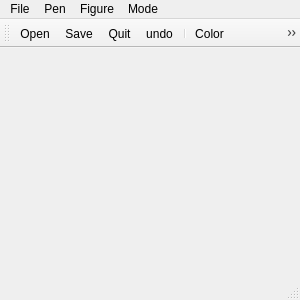
<?xml version="1.0" encoding="UTF-8"?>
<ui version="4.0">
 <class>MainWindow</class>
 <widget class="QMainWindow" name="MainWindow">
  <property name="geometry">
   <rect>
    <x>0</x>
    <y>0</y>
    <width>300</width>
    <height>300</height>
   </rect>
  </property>
  <property name="minimumSize">
   <size>
    <width>300</width>
    <height>300</height>
   </size>
  </property>
  <property name="windowTitle">
   <string>MainWindow</string>
  </property>
  <widget class="QWidget" name="centralWidget"/>
  <widget class="QMenuBar" name="menuBar">
   <property name="geometry">
    <rect>
     <x>0</x>
     <y>0</y>
     <width>300</width>
     <height>25</height>
    </rect>
   </property>
   <widget class="QMenu" name="menuFile">
    <property name="title">
     <string>File</string>
    </property>
    <addaction name="actionOpen"/>
    <addaction name="actionSave"/>
    <addaction name="actionQuit"/>
    <addaction name="actionUndo"/>
   </widget>
   <widget class="QMenu" name="menuPen">
    <property name="title">
     <string>Pen</string>
    </property>
    <addaction name="actionColor"/>
    <addaction name="actionSmall_Point"/>
    <addaction name="actionMedium_Point"/>
    <addaction name="actionBig_Point"/>
    <addaction name="actionSolidLine"/>
    <addaction name="actionDashLine"/>
    <addaction name="actionDotLine"/>
   </widget>
   <widget class="QMenu" name="menuFigure">
    <property name="title">
     <string>Figure</string>
    </property>
    <addaction name="actionLine"/>
    <addaction name="actionRectangle"/>
    <addaction name="actionEllipse"/>
   </widget>
   <widget class="QMenu" name="menuMode">
    <property name="title">
     <string>Mode</string>
    </property>
    <addaction name="actionDraw"/>
    <addaction name="actionEdit"/>
   </widget>
   <addaction name="menuFile"/>
   <addaction name="menuPen"/>
   <addaction name="menuFigure"/>
   <addaction name="menuMode"/>
  </widget>
  <widget class="QStatusBar" name="statusBar"/>
  <widget class="QToolBar" name="toolBar">
   <property name="windowTitle">
    <string>toolBar</string>
   </property>
   <attribute name="toolBarArea">
    <enum>TopToolBarArea</enum>
   </attribute>
   <attribute name="toolBarBreak">
    <bool>false</bool>
   </attribute>
   <addaction name="actionOpen"/>
   <addaction name="actionSave"/>
   <addaction name="actionQuit"/>
   <addaction name="actionUndo"/>
   <addaction name="separator"/>
   <addaction name="actionColor"/>
   <addaction name="actionSmall_Point"/>
   <addaction name="actionMedium_Point"/>
   <addaction name="actionBig_Point"/>
   <addaction name="separator"/>
   <addaction name="actionSolidLine"/>
   <addaction name="actionDashLine"/>
   <addaction name="actionDotLine"/>
   <addaction name="separator"/>
   <addaction name="actionLine"/>
   <addaction name="actionRectangle"/>
   <addaction name="actionEllipse"/>
   <addaction name="separator"/>
   <addaction name="actionClear"/>
  </widget>
  <action name="actionOpen">
   <property name="icon">
    <iconset resource="res.qrc">
     <normaloff>:/images/open.png</normaloff>:/images/open.png</iconset>
   </property>
   <property name="text">
    <string>Open</string>
   </property>
   <property name="shortcut">
    <string>Ctrl+O</string>
   </property>
  </action>
  <action name="actionSave">
   <property name="icon">
    <iconset resource="res.qrc">
     <normaloff>:/images/save.png</normaloff>:/images/save.png</iconset>
   </property>
   <property name="text">
    <string>Save</string>
   </property>
   <property name="shortcut">
    <string>Ctrl+S</string>
   </property>
  </action>
  <action name="actionQuit">
   <property name="icon">
    <iconset resource="res.qrc">
     <normaloff>:/images/quit.png</normaloff>:/images/quit.png</iconset>
   </property>
   <property name="text">
    <string>Quit</string>
   </property>
   <property name="shortcut">
    <string>Ctrl+Q</string>
   </property>
  </action>
  <action name="actionColor">
   <property name="icon">
    <iconset resource="res.qrc">
     <normaloff>:/images/color.png</normaloff>:/images/color.png</iconset>
   </property>
   <property name="text">
    <string>Color</string>
   </property>
   <property name="shortcut">
    <string>Ctrl+C</string>
   </property>
  </action>
  <action name="actionSmall_Point">
   <property name="icon">
    <iconset resource="res.qrc">
     <normaloff>:/images/smallPoint.png</normaloff>:/images/smallPoint.png</iconset>
   </property>
   <property name="text">
    <string>Small Point</string>
   </property>
   <property name="shortcut">
    <string>Ctrl+1</string>
   </property>
  </action>
  <action name="actionMedium_Point">
   <property name="icon">
    <iconset resource="res.qrc">
     <normaloff>:/images/mediumPoint.png</normaloff>:/images/mediumPoint.png</iconset>
   </property>
   <property name="text">
    <string>Medium Point</string>
   </property>
   <property name="shortcut">
    <string>Ctrl+2</string>
   </property>
  </action>
  <action name="actionBig_Point">
   <property name="icon">
    <iconset resource="res.qrc">
     <normaloff>:/images/bigPoint.png</normaloff>:/images/bigPoint.png</iconset>
   </property>
   <property name="text">
    <string>Big Point</string>
   </property>
   <property name="shortcut">
    <string>Ctrl+3</string>
   </property>
  </action>
  <action name="actionLine">
   <property name="icon">
    <iconset resource="res.qrc">
     <normaloff>:/images/solidLine.png</normaloff>:/images/solidLine.png</iconset>
   </property>
   <property name="text">
    <string>Line</string>
   </property>
   <property name="shortcut">
    <string>Ctrl+L</string>
   </property>
  </action>
  <action name="actionRectangle">
   <property name="icon">
    <iconset resource="res.qrc">
     <normaloff>:/images/rectangle.png</normaloff>:/images/rectangle.png</iconset>
   </property>
   <property name="text">
    <string>Rectangle</string>
   </property>
   <property name="shortcut">
    <string>Ctrl+R</string>
   </property>
  </action>
  <action name="actionEllipse">
   <property name="icon">
    <iconset resource="res.qrc">
     <normaloff>:/images/ellipse.png</normaloff>:/images/ellipse.png</iconset>
   </property>
   <property name="text">
    <string>Ellipse</string>
   </property>
   <property name="shortcut">
    <string>Ctrl+E</string>
   </property>
  </action>
  <action name="actionDraw">
   <property name="text">
    <string>Draw</string>
   </property>
   <property name="shortcut">
    <string>Ctrl+D</string>
   </property>
  </action>
  <action name="actionEdit">
   <property name="text">
    <string>Edit</string>
   </property>
   <property name="shortcut">
    <string>Ctrl+E</string>
   </property>
  </action>
  <action name="actionClear">
   <property name="icon">
    <iconset resource="res.qrc">
     <normaloff>:/images/clear.jpg</normaloff>:/images/clear.jpg</iconset>
   </property>
   <property name="text">
    <string>Clear</string>
   </property>
   <property name="shortcut">
    <string>Ctrl+N</string>
   </property>
  </action>
  <action name="actionSolidLine">
   <property name="icon">
    <iconset resource="res.qrc">
     <normaloff>:/images/solidLine.png</normaloff>:/images/solidLine.png</iconset>
   </property>
   <property name="text">
    <string>solidLine</string>
   </property>
   <property name="shortcut">
    <string>Ctrl+4</string>
   </property>
  </action>
  <action name="actionDashLine">
   <property name="icon">
    <iconset resource="res.qrc">
     <normaloff>:/images/dashLine.png</normaloff>:/images/dashLine.png</iconset>
   </property>
   <property name="text">
    <string>dashLine</string>
   </property>
   <property name="shortcut">
    <string>Ctrl+5</string>
   </property>
  </action>
  <action name="actionDotLine">
   <property name="icon">
    <iconset resource="res.qrc">
     <normaloff>:/images/dotLine.png</normaloff>:/images/dotLine.png</iconset>
   </property>
   <property name="text">
    <string>dotLine</string>
   </property>
   <property name="shortcut">
    <string>Ctrl+6</string>
   </property>
  </action>
  <action name="actionUndo">
   <property name="icon">
    <iconset resource="res.qrc">
     <normaloff>:/images/undo.png</normaloff>:/images/undo.png</iconset>
   </property>
   <property name="text">
    <string>undo</string>
   </property>
   <property name="shortcut">
    <string>Ctrl+Z</string>
   </property>
  </action>
 </widget>
 <layoutdefault spacing="6" margin="11"/>
 <resources>
  <include location="res.qrc"/>
 </resources>
 <connections/>
</ui>
